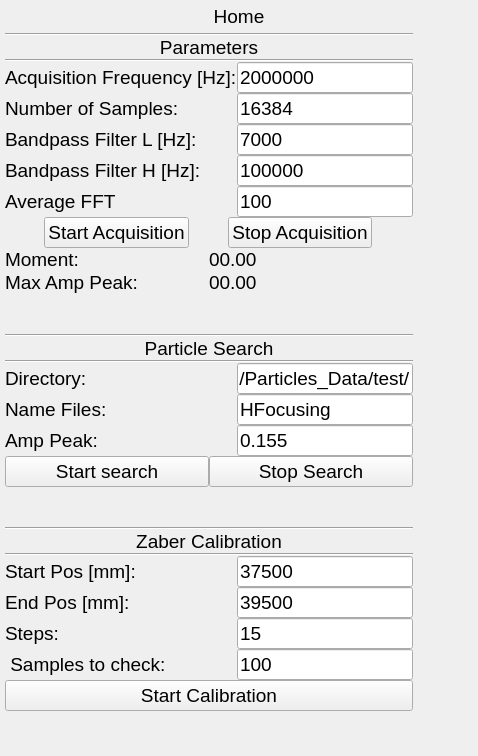
     <widget class="QWidget" name="page_1">
      <property name="styleSheet">
       <string notr="true">font-size: 14pt</string>
      </property>
      <layout class="QVBoxLayout" name="page_1_layout">
       <property name="spacing">
        <number>5</number>
       </property>
       <property name="leftMargin">
        <number>5</number>
       </property>
       <property name="topMargin">
        <number>5</number>
       </property>
       <property name="rightMargin">
        <number>5</number>
       </property>
       <property name="bottomMargin">
        <number>5</number>
       </property>
       <item>
        <layout class="QVBoxLayout" name="verticalLayout_6">
         <item>
          <widget class="QLabel" name="label_27">
           <property name="text">
            <string>Home</string>
           </property>
           <property name="alignment">
            <set>Qt::AlignCenter</set>
           </property>
          </widget>
         </item>
         <item>
          <layout class="QHBoxLayout" name="horizontalLayout_14">
           <item>
            <layout class="QVBoxLayout" name="verticalLayout_7">
             <property name="spacing">
              <number>0</number>
             </property>
             <item>
              <widget class="Line" name="line_9">
               <property name="orientation">
                <enum>Qt::Horizontal</enum>
               </property>
              </widget>
             </item>
             <item>
              <widget class="QLabel" name="label_14">
               <property name="sizePolicy">
                <sizepolicy hsizetype="Preferred" vsizetype="Fixed">
                 <horstretch>0</horstretch>
                 <verstretch>0</verstretch>
                </sizepolicy>
               </property>
               <property name="text">
                <string>Parameters</string>
               </property>
               <property name="alignment">
                <set>Qt::AlignCenter</set>
               </property>
              </widget>
             </item>
             <item>
              <widget class="Line" name="line_10">
               <property name="orientation">
                <enum>Qt::Horizontal</enum>
               </property>
              </widget>
             </item>
             <item>
              <layout class="QGridLayout" name="gridLayout">
               <item row="0" column="0">
                <widget class="QLabel" name="label_15">
                 <property name="text">
                  <string>Acquisition Frequency [Hz]:</string>
                 </property>
                </widget>
               </item>
               <item row="2" column="2">
                <widget class="QLineEdit" name="lineEdit_Low_Freq">
                 <property name="sizePolicy">
                  <sizepolicy hsizetype="Fixed" vsizetype="Fixed">
                   <horstretch>0</horstretch>
                   <verstretch>0</verstretch>
                  </sizepolicy>
                 </property>
                 <property name="text">
                  <string>7000</string>
                 </property>
                </widget>
               </item>
               <item row="3" column="0">
                <widget class="QLabel" name="label_18">
                 <property name="text">
                  <string>Bandpass Filter H [Hz]:</string>
                 </property>
                </widget>
               </item>
               <item row="1" column="0">
                <widget class="QLabel" name="label_16">
                 <property name="text">
                  <string>Number of Samples:</string>
                 </property>
                </widget>
               </item>
               <item row="3" column="2">
                <widget class="QLineEdit" name="lineEdit_High_Freq">
                 <property name="sizePolicy">
                  <sizepolicy hsizetype="Fixed" vsizetype="Fixed">
                   <horstretch>0</horstretch>
                   <verstretch>0</verstretch>
                  </sizepolicy>
                 </property>
                 <property name="text">
                  <string>100000</string>
                 </property>
                </widget>
               </item>
               <item row="2" column="0">
                <widget class="QLabel" name="label_17">
                 <property name="text">
                  <string>Bandpass Filter L [Hz]:</string>
                 </property>
                </widget>
               </item>
               <item row="0" column="2">
                <widget class="QLineEdit" name="lineEdit_Laser">
                 <property name="sizePolicy">
                  <sizepolicy hsizetype="Fixed" vsizetype="Fixed">
                   <horstretch>0</horstretch>
                   <verstretch>0</verstretch>
                  </sizepolicy>
                 </property>
                 <property name="text">
                  <string>2000000</string>
                 </property>
                </widget>
               </item>
               <item row="1" column="2">
                <widget class="QLineEdit" name="lineEdit_number_samples">
                 <property name="sizePolicy">
                  <sizepolicy hsizetype="Fixed" vsizetype="Fixed">
                   <horstretch>0</horstretch>
                   <verstretch>0</verstretch>
                  </sizepolicy>
                 </property>
                 <property name="text">
                  <string>16384</string>
                 </property>
                </widget>
               </item>
               <item row="4" column="0">
                <widget class="QLabel" name="label_19">
                 <property name="text">
                  <string>Average FFT</string>
                 </property>
                </widget>
               </item>
               <item row="4" column="2">
                <widget class="QLineEdit" name="lineEdit_Avg_FFT">
                 <property name="sizePolicy">
                  <sizepolicy hsizetype="Fixed" vsizetype="Fixed">
                   <horstretch>0</horstretch>
                   <verstretch>0</verstretch>
                  </sizepolicy>
                 </property>
                 <property name="text">
                  <string>100</string>
                 </property>
                </widget>
               </item>
              </layout>
             </item>
             <item>
              <layout class="QHBoxLayout" name="horizontalLayout_18">
               <item>
                <widget class="QPushButton" name="DAQ_connect_but">
                 <property name="sizePolicy">
                  <sizepolicy hsizetype="Fixed" vsizetype="Fixed">
                   <horstretch>0</horstretch>
                   <verstretch>0</verstretch>
                  </sizepolicy>
                 </property>
                 <property name="text">
                  <string>Start Acquisition</string>
                 </property>
                </widget>
               </item>
               <item>
                <widget class="QPushButton" name="Stop_DAQ_but">
                 <property name="sizePolicy">
                  <sizepolicy hsizetype="Fixed" vsizetype="Fixed">
                   <horstretch>0</horstretch>
                   <verstretch>0</verstretch>
                  </sizepolicy>
                 </property>
                 <property name="text">
                  <string>Stop Acquisition</string>
                 </property>
                </widget>
               </item>
              </layout>
             </item>
             <item>
              <layout class="QHBoxLayout" name="horizontalLayout_20">
               <property name="leftMargin">
                <number>0</number>
               </property>
               <property name="topMargin">
                <number>0</number>
               </property>
               <item>
                <widget class="QLabel" name="label_42">
                 <property name="text">
                  <string>Moment:</string>
                 </property>
                </widget>
               </item>
               <item>
                <widget class="QLabel" name="Moment_val">
                 <property name="text">
                  <string>00.00</string>
                 </property>
                </widget>
               </item>
              </layout>
             </item>
             <item>
              <layout class="QHBoxLayout" name="horizontalLayout_21">
               <property name="leftMargin">
                <number>0</number>
               </property>
               <property name="topMargin">
                <number>0</number>
               </property>
               <property name="rightMargin">
                <number>0</number>
               </property>
               <property name="bottomMargin">
                <number>0</number>
               </property>
               <item>
                <widget class="QLabel" name="label_43">
                 <property name="text">
                  <string>Max Amp Peak:</string>
                 </property>
                </widget>
               </item>
               <item>
                <widget class="QLabel" name="Max_Peak_val">
                 <property name="text">
                  <string>00.00</string>
                 </property>
                </widget>
               </item>
              </layout>
             </item>
             <item>
              <spacer name="verticalSpacer_4">
               <property name="orientation">
                <enum>Qt::Vertical</enum>
               </property>
               <property name="sizeHint" stdset="0">
                <size>
                 <width>20</width>
                 <height>40</height>
                </size>
               </property>
              </spacer>
             </item>
             <item>
              <widget class="Line" name="line_12">
               <property name="orientation">
                <enum>Qt::Horizontal</enum>
               </property>
              </widget>
             </item>
             <item>
              <widget class="QLabel" name="label_22">
               <property name="sizePolicy">
                <sizepolicy hsizetype="Preferred" vsizetype="Fixed">
                 <horstretch>0</horstretch>
                 <verstretch>0</verstretch>
                </sizepolicy>
               </property>
               <property name="text">
                <string>Particle Search</string>
               </property>
               <property name="alignment">
                <set>Qt::AlignCenter</set>
               </property>
              </widget>
             </item>
             <item>
              <widget class="Line" name="line_11">
               <property name="orientation">
                <enum>Qt::Horizontal</enum>
               </property>
              </widget>
             </item>
             <item>
              <layout class="QGridLayout" name="gridLayout_2">
               <item row="0" column="1">
                <widget class="QLineEdit" name="lineEdit_Directory">
                 <property name="sizePolicy">
                  <sizepolicy hsizetype="Preferred" vsizetype="Fixed">
                   <horstretch>0</horstretch>
                   <verstretch>0</verstretch>
                  </sizepolicy>
                 </property>
                 <property name="text">
                  <string>./Particles_Data/test/</string>
                 </property>
                </widget>
               </item>
               <item row="0" column="0">
                <widget class="QLabel" name="label_20">
                 <property name="sizePolicy">
                  <sizepolicy hsizetype="Preferred" vsizetype="Preferred">
                   <horstretch>0</horstretch>
                   <verstretch>0</verstretch>
                  </sizepolicy>
                 </property>
                 <property name="text">
                  <string>Directory:</string>
                 </property>
                </widget>
               </item>
               <item row="1" column="1">
                <widget class="QLineEdit" name="lineEdit_Name_Files">
                 <property name="sizePolicy">
                  <sizepolicy hsizetype="Fixed" vsizetype="Fixed">
                   <horstretch>0</horstretch>
                   <verstretch>0</verstretch>
                  </sizepolicy>
                 </property>
                 <property name="text">
                  <string>HFocusing</string>
                 </property>
                </widget>
               </item>
               <item row="1" column="0">
                <widget class="QLabel" name="label_21">
                 <property name="sizePolicy">
                  <sizepolicy hsizetype="Preferred" vsizetype="Preferred">
                   <horstretch>0</horstretch>
                   <verstretch>0</verstretch>
                  </sizepolicy>
                 </property>
                 <property name="text">
                  <string>Name Files:</string>
                 </property>
                </widget>
               </item>
               <item row="2" column="0">
                <widget class="QLabel" name="label_29">
                 <property name="text">
                  <string>Amp Peak:</string>
                 </property>
                </widget>
               </item>
               <item row="2" column="1">
                <widget class="QLineEdit" name="lineEdit_amp_peak">
                 <property name="sizePolicy">
                  <sizepolicy hsizetype="Fixed" vsizetype="Fixed">
                   <horstretch>0</horstretch>
                   <verstretch>0</verstretch>
                  </sizepolicy>
                 </property>
                 <property name="text">
                  <string>0.155</string>
                 </property>
                </widget>
               </item>
              </layout>
             </item>
             <item>
              <layout class="QHBoxLayout" name="horizontalLayout_19">
               <item>
                <widget class="QPushButton" name="Search_Particles_but">
                 <property name="text">
                  <string>Start search</string>
                 </property>
                </widget>
               </item>
               <item>
                <widget class="QPushButton" name="Stop_Search_P_but">
                 <property name="text">
                  <string>Stop Search</string>
                 </property>
                </widget>
               </item>
              </layout>
             </item>
             <item>
              <spacer name="verticalSpacer_5">
               <property name="orientation">
                <enum>Qt::Vertical</enum>
               </property>
               <property name="sizeHint" stdset="0">
                <size>
                 <width>20</width>
                 <height>40</height>
                </size>
               </property>
              </spacer>
             </item>
             <item>
              <widget class="Line" name="line_13">
               <property name="orientation">
                <enum>Qt::Horizontal</enum>
               </property>
              </widget>
             </item>
             <item>
              <widget class="QLabel" name="label_23">
               <property name="sizePolicy">
                <sizepolicy hsizetype="Preferred" vsizetype="Fixed">
                 <horstretch>0</horstretch>
                 <verstretch>0</verstretch>
                </sizepolicy>
               </property>
               <property name="text">
                <string>Zaber Calibration</string>
               </property>
               <property name="alignment">
                <set>Qt::AlignCenter</set>
               </property>
              </widget>
             </item>
             <item>
              <widget class="Line" name="line_14">
               <property name="orientation">
                <enum>Qt::Horizontal</enum>
               </property>
              </widget>
             </item>
             <item>
              <layout class="QGridLayout" name="gridLayout_3">
               <item row="0" column="0">
                <widget class="QLabel" name="label_24">
                 <property name="text">
                  <string>Start Pos [mm]:</string>
                 </property>
                </widget>
               </item>
               <item row="2" column="1">
                <widget class="QLineEdit" name="lineEdit_steps_zab">
                 <property name="sizePolicy">
                  <sizepolicy hsizetype="Fixed" vsizetype="Fixed">
                   <horstretch>0</horstretch>
                   <verstretch>0</verstretch>
                  </sizepolicy>
                 </property>
                 <property name="text">
                  <string>15</string>
                 </property>
                </widget>
               </item>
               <item row="2" column="0">
                <widget class="QLabel" name="label_26">
                 <property name="text">
                  <string>Steps:</string>
                 </property>
                </widget>
               </item>
               <item row="1" column="0">
                <widget class="QLabel" name="label_25">
                 <property name="text">
                  <string>End Pos [mm]:</string>
                 </property>
                </widget>
               </item>
               <item row="0" column="1">
                <widget class="QLineEdit" name="lineEdit_start_zab_pos">
                 <property name="sizePolicy">
                  <sizepolicy hsizetype="Fixed" vsizetype="Fixed">
                   <horstretch>0</horstretch>
                   <verstretch>0</verstretch>
                  </sizepolicy>
                 </property>
                 <property name="text">
                  <string>37500</string>
                 </property>
                </widget>
               </item>
               <item row="1" column="1">
                <widget class="QLineEdit" name="lineEdit_end_zab_pos">
                 <property name="sizePolicy">
                  <sizepolicy hsizetype="Fixed" vsizetype="Fixed">
                   <horstretch>0</horstretch>
                   <verstretch>0</verstretch>
                  </sizepolicy>
                 </property>
                 <property name="text">
                  <string>39500</string>
                 </property>
                </widget>
               </item>
               <item row="3" column="0">
                <widget class="QLabel" name="label_28">
                 <property name="text">
                  <string> Samples to check:</string>
                 </property>
                </widget>
               </item>
               <item row="3" column="1">
                <widget class="QLineEdit" name="lineEdit_zab_samplesCheck">
                 <property name="sizePolicy">
                  <sizepolicy hsizetype="Fixed" vsizetype="Fixed">
                   <horstretch>0</horstretch>
                   <verstretch>0</verstretch>
                  </sizepolicy>
                 </property>
                 <property name="text">
                  <string>100</string>
                 </property>
                </widget>
               </item>
              </layout>
             </item>
             <item>
              <widget class="QPushButton" name="Start_Zaber_Calib_but">
               <property name="sizePolicy">
                <sizepolicy hsizetype="Preferred" vsizetype="Fixed">
                 <horstretch>0</horstretch>
                 <verstretch>0</verstretch>
                </sizepolicy>
               </property>
               <property name="text">
                <string>Start Calibration</string>
               </property>
              </widget>
             </item>
             <item>
              <spacer name="verticalSpacer_3">
               <property name="orientation">
                <enum>Qt::Vertical</enum>
               </property>
               <property name="sizeHint" stdset="0">
                <size>
                 <width>20</width>
                 <height>40</height>
                </size>
               </property>
              </spacer>
             </item>
            </layout>
           </item>
           <item>
            <layout class="QVBoxLayout" name="LayoutGraphics">
             <property name="leftMargin">
              <number>10</number>
             </property>
             <property name="topMargin">
              <number>10</number>
             </property>
             <property name="rightMargin">
              <number>10</number>
             </property>
             <property name="bottomMargin">
              <number>10</number>
             </property>
             <item>
              <spacer name="horizontalSpacer_8">
               <property name="orientation">
                <enum>Qt::Horizontal</enum>
               </property>
               <property name="sizeHint" stdset="0">
                <size>
                 <width>40</width>
                 <height>20</height>
                </size>
               </property>
              </spacer>
             </item>
            </layout>
           </item>
          </layout>
         </item>
        </layout>
       </item>
      </layout>
     </widget>
